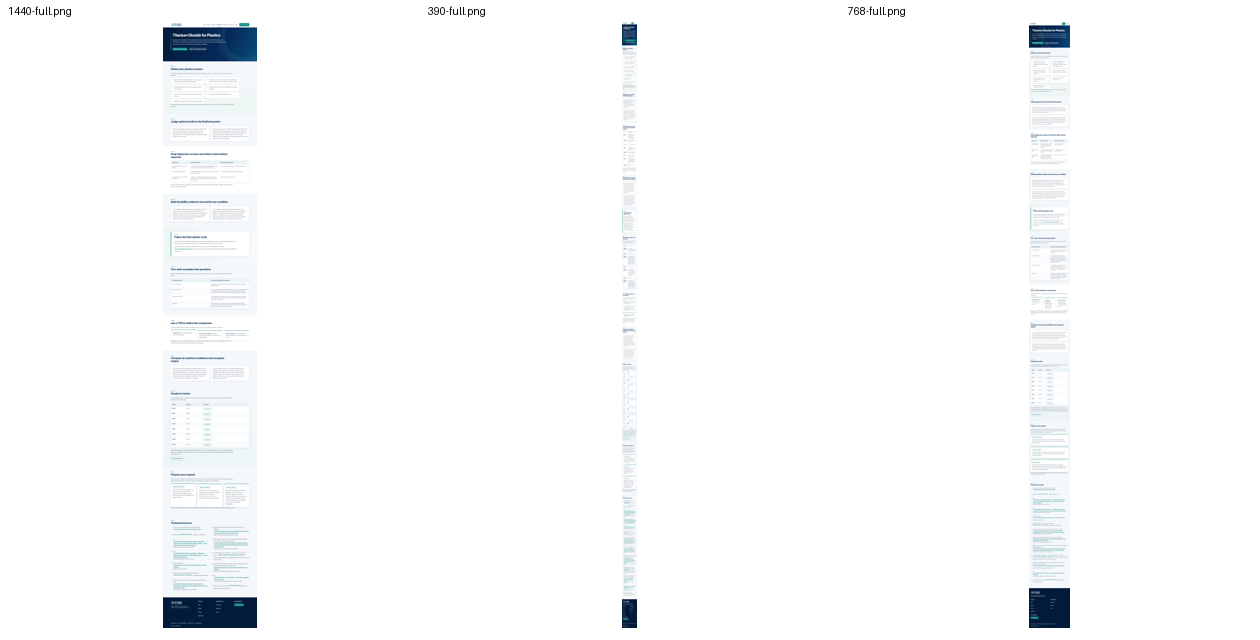
#> input picture pages/applications/plastics/05_review/gate4-complete-independent-v0.2/contact-sheets/full-pages.png, 1260 x 640 px, given as the content of the folder tics/05_review/gate4-complete-independent-v0.2/rerender/full, which was not available
$ python make-contact-sheets.py
#> lines starting #> are read from the running program, lines starting #| are printed output that depends on the picture; pictures that were not available may be replaced by others from this repository, and a replacement may not be noted
from pathlib import Path
from PIL import Image, ImageDraw

root = Path('D:/23MySec/pages/applications/plastics/05_review/gate4-complete-independent-v0.2')
out = root / 'contact-sheets'
out.mkdir(parents=True, exist_ok=True)


def sheet(paths, target, columns, cell=(420, 300)):
#> called with columns = 3, cell = (420, 640)
    rows = (len(paths) + columns - 1) // columns
    canvas = Image.new('RGB', (columns * cell[0], rows * cell[1]), 'white')
#> canvas: PIL image 1260x640 RGB; every value is 255
    draw = ImageDraw.Draw(canvas)
    for index, path in enumerate(paths):
        with Image.open(path) as image:
#> image is the input picture: PIL image 1260x640 RGB; mean R, G, B 250.5, 251.3, 251.9
            image = image.convert('RGB')
            image.thumbnail((cell[0] - 16, cell[1] - 34))
#> image: PIL image 404x205 RGB
            x = (index % columns) * cell[0] + (cell[0] - image.width) // 2
#> x = 8
            y = (index // columns) * cell[1] + 22
            canvas.paste(image, (x, y))
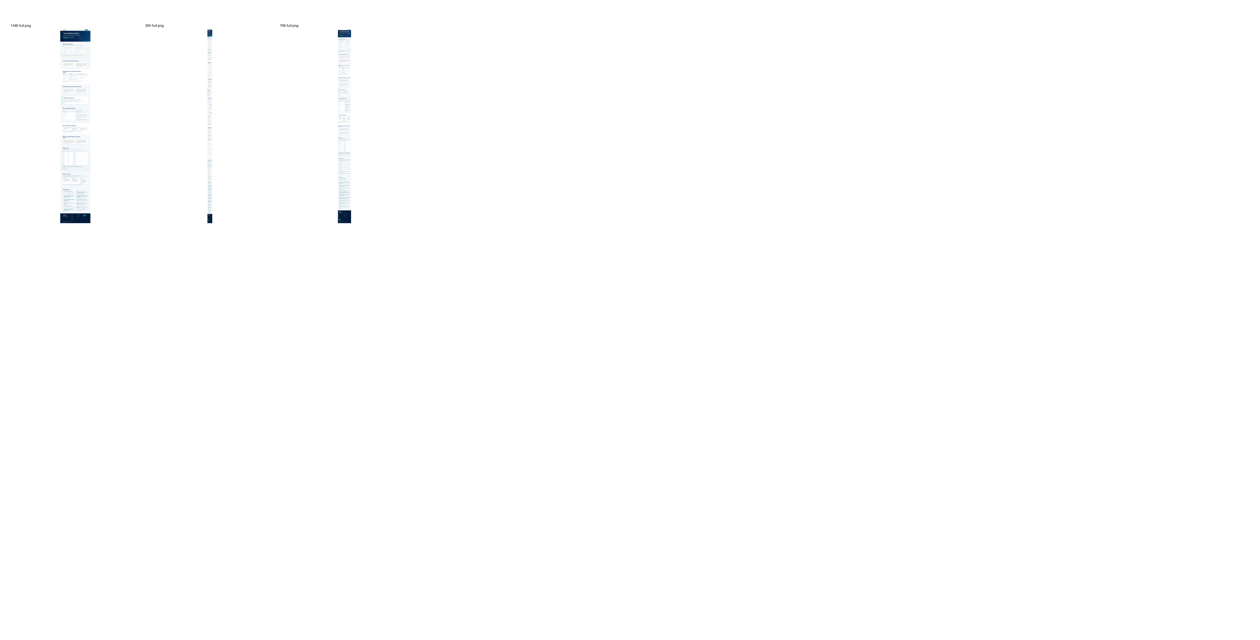
#> canvas: PIL image 1260x640 RGB; mean R, G, B 254.5, 254.6, 254.7
            draw.text(((index % columns) * cell[0] + 8, (index // columns) * cell[1] + 5), path.name, fill='black')
    canvas.save(target)


sheet(sorted((root / 'rerender/full').glob('*.png')), out / 'full-pages.png', 3, (420, 640))
sheet(sorted((root / 'rerender/grade').glob('*.png')), out / 'grade-contexts.png', 3, (440, 340))
#> call 2 of sheet, with columns = 3, cell = (440, 340)
#> in sheet (call 2), `canvas = Image.new('RGB', (columns * cell[0], rows * cell[1]), 'white')`: canvas: PIL image 1320x340 RGB; every value is 255
#> in sheet (call 2), `canvas.paste(image, (x, y))`:
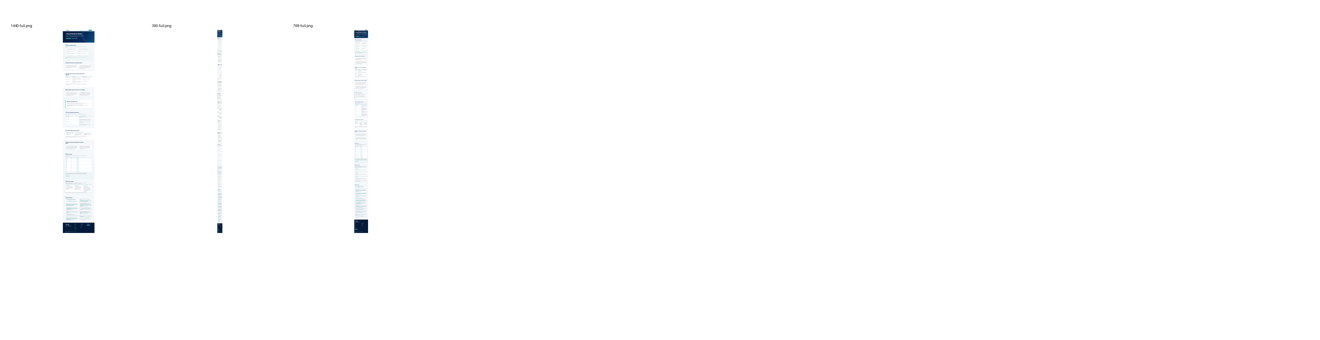
#> canvas: PIL image 1320x340 RGB; mean R, G, B 254.1, 254.2, 254.4
sheet(sorted((root / 'rerender/states').glob('*.png')), out / 'target-states.png', 3, (440, 220))
#> call 3 of sheet, with columns = 3, cell = (440, 220)
#> in sheet (call 3), `canvas = Image.new('RGB', (columns * cell[0], rows * cell[1]), 'white')`: canvas: PIL image 1320x220 RGB; every value is 255
#> in sheet (call 3), `canvas.paste(image, (x, y))`:
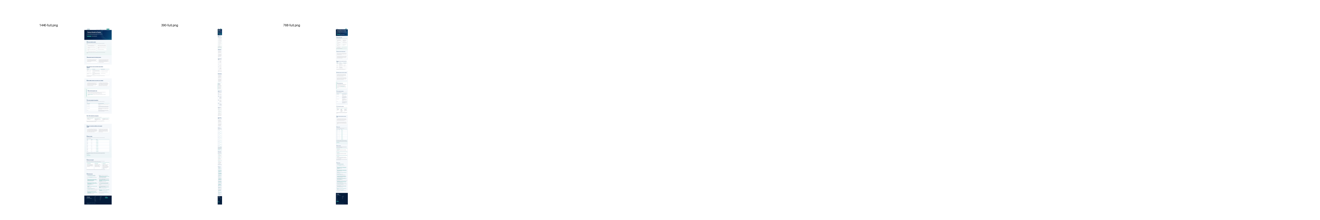
#> canvas: PIL image 1320x220 RGB; mean R, G, B 253.9, 254.1, 254.3
#> in sheet (call 3), `canvas.save(target)`:
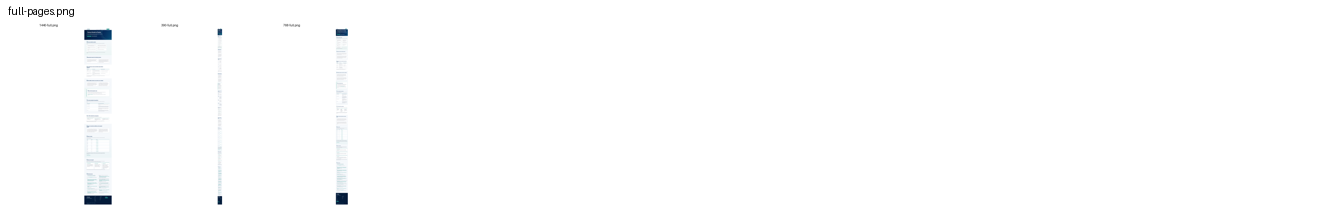
#> saved as target-states.png: PIL image 1320x220 RGB; mean R, G, B 253.8, 254, 254.1
print({'full': 3, 'grade': 3, 'states': 27, 'sheets': 3})
